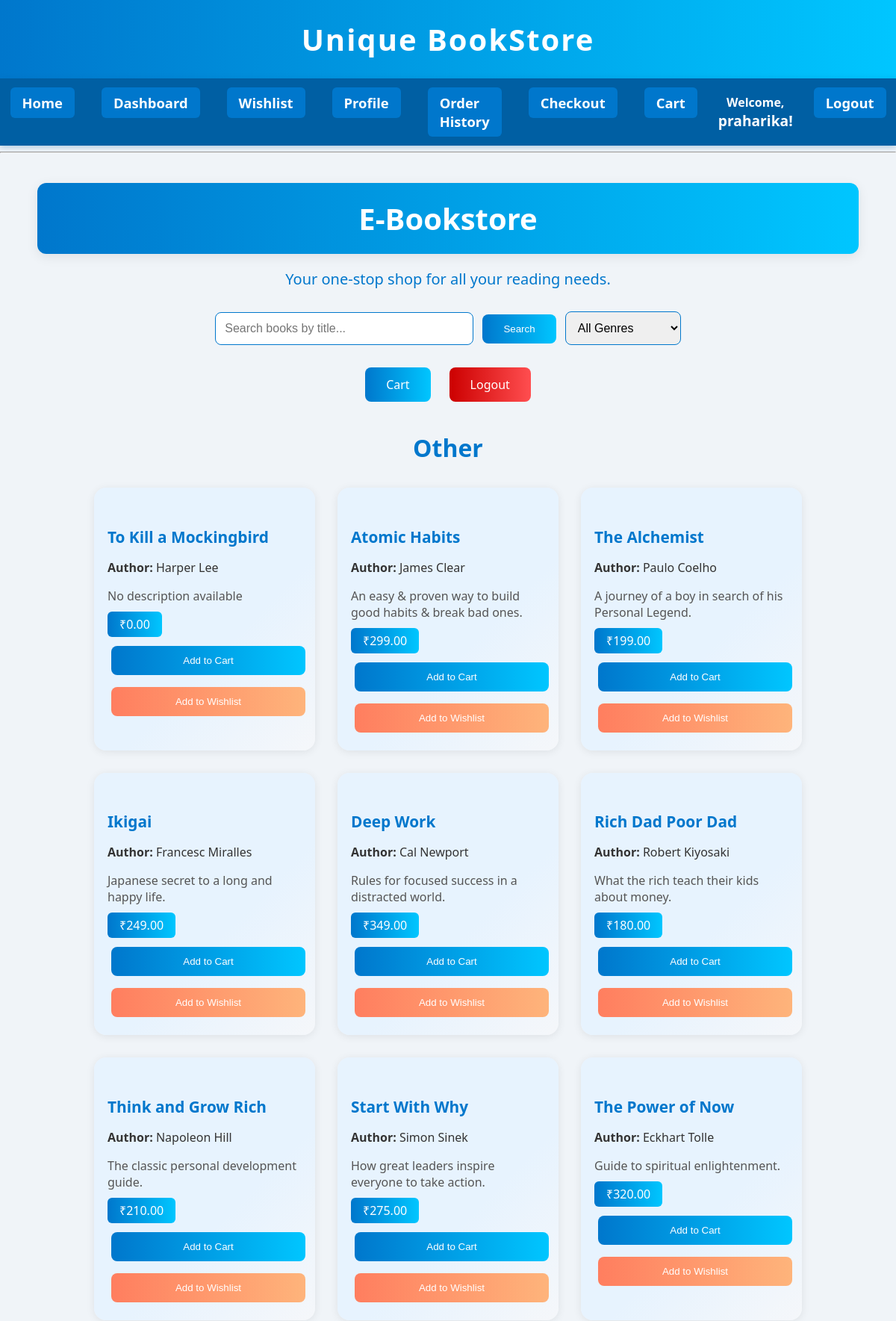
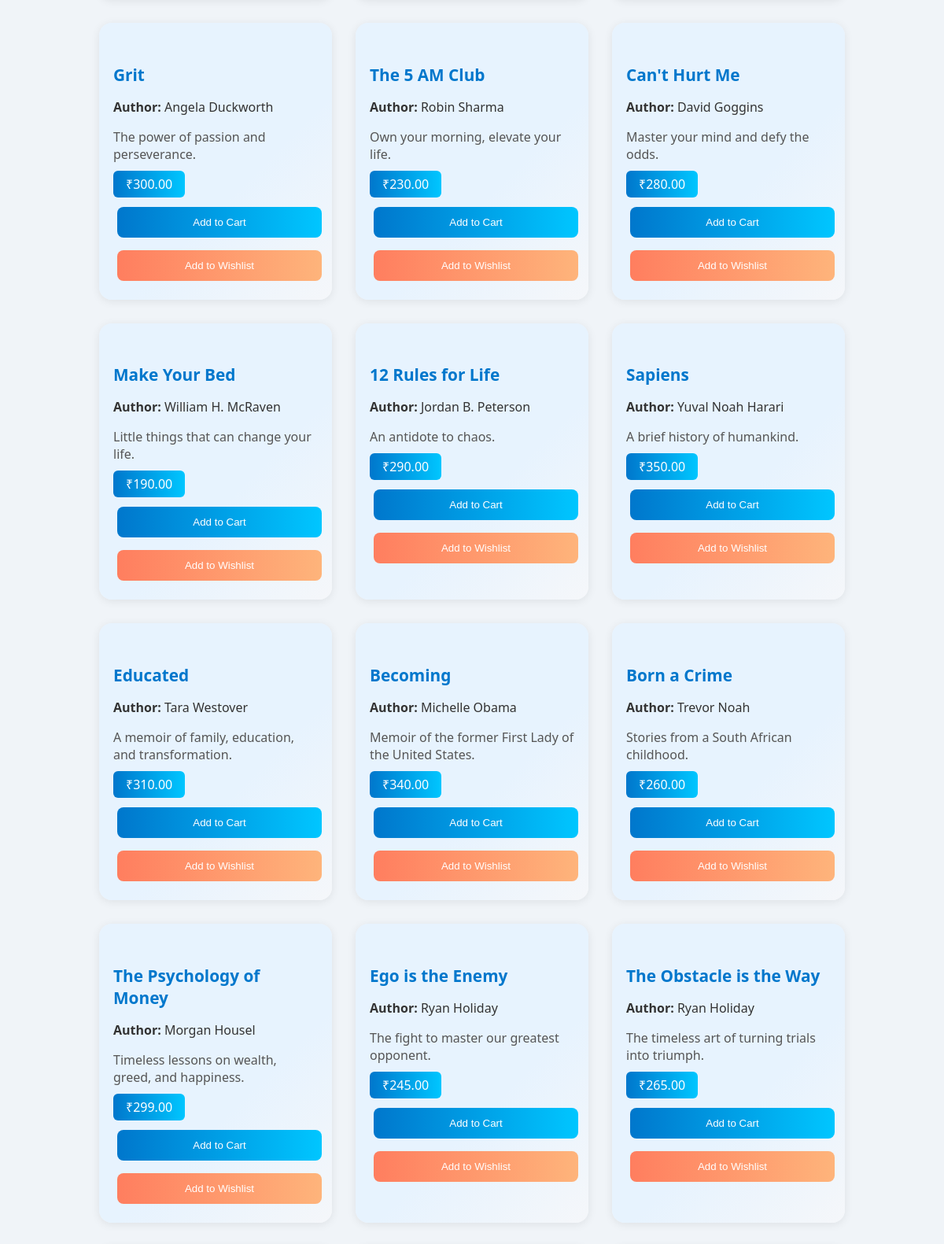
The page /dashboard/ (signed in, upper part) on the database its author committed (2 pictures, top to bottom).
### store/models.py (models this page shows, shortened)
class Book(models.Model):
    title = models.CharField(max_length=200)
    author = models.CharField(max_length=100)
    description = models.TextField(default="No description available")
    price = models.DecimalField(max_digits=8, decimal_places=2, default=0.00)
    cover_image = models.ImageField(upload_to='book_covers/', null=True, blank=True)
    genre = models.CharField(max_length=100, null=True, blank=True)
    stock = models.PositiveIntegerField(default=0)

### store/views.py (the view)
# urls.py: path('dashboard/', views.dashboard, name='dashboard'),
def dashboard(request):
    query = request.GET.get('q', '')
    genre_filter = request.GET.get('genre', '')
    books = Book.objects.all()
    if query:
        books = books.filter(title__icontains=query)
    if genre_filter:
        books = books.filter(genre__iexact=genre_filter)
    not_found = not books.exists()
    genres = Book.objects.values_list('genre', flat=True).distinct()
    books_by_genre = defaultdict(list)
    for book in books:
        genre = book.genre if book.genre else 'Other'
        books_by_genre[genre].append(book)
    return render(request, 'store/dashboard.html', {
        'books_by_genre': dict(books_by_genre),
        'query': query,
        'not_found': not_found,
        'genres': genres,
        'selected_genre': genre_filter
    })

### store/templates/store/dashboard.html (shortened to what this page needs)
{% extends "store/base.html" %}
{% block content %}
<div style="max-width: 1100px; margin: 40px auto; text-align: center;">
    <h1 style="font-size: 2.5rem; font-weight: bold; background: linear-gradient(90deg, #0077cc, #00c6ff); color: white; padding: 20px 0; border-radius: 12px; box-shadow: 0 4px 16px rgba(0,0,0,0.08); margin-bottom: 10px;">
        E-Bookstore
    </h1>
    <p style="font-size: 1.25rem; color: #0077cc; font-weight: 500; margin-bottom: 30px;">
        Your one-stop shop for all your reading needs.
    </p>
    <form method="get" style="margin-bottom: 30px;">
        <input type="text" name="q" value="{{ query }}" placeholder="Search books by title..."
            style="width: 320px; padding: 12px; border-radius: 8px; border: 1px solid #0077cc; font-size: 1rem; margin-right: 8px;">
        <button type="submit" style="padding: 12px 28px; background: linear-gradient(90deg, #0077cc, #00c6ff); color: white; border: none; border-radius: 8px; font-weight: 500; cursor: pointer;">
            Search
        </button>
        <select name="genre" onchange="this.form.submit()" style="padding: 12px; border-radius: 8px; border: 1px solid #0077cc; font-size: 1rem; margin-left: 8px;">
            <option value="">All Genres</option>
        </select>
    </form>
    <div style="display: flex; flex-wrap: wrap; justify-content: center; gap: 15px; margin-bottom: 30px;">
        {% if user.is_authenticated %}
            <a href="{% url 'cart' %}" class="custom-btn cart-btn">Cart</a>
            <a href="{% url 'logout' %}" class="custom-btn logout-btn">Logout</a>
        {% else %}
            <a href="{% url 'login' %}" class="custom-btn login-btn">Login</a>
            <a href="{% url 'register' %}" class="custom-btn register-btn">Register</a>
            <a href="{% url 'cart' %}" class="custom-btn cart-btn">Cart</a>
        {% endif %}
    </div>
    {% if not_found %}
        <p style="margin-top: 30px; color: #cc0000; font-size: 1.2rem;">Book not found.</p>
    {% elif books_by_genre %}
        {% for genre, books in books_by_genre.items %}
            <h3 style="margin-top: 40px; font-size: 2rem; color: #0077cc; font-weight: 600;">{{ genre }}</h3>
            <div style="display: flex; flex-wrap: wrap; justify-content: center; gap: 30px; margin-top: 10px; margin-bottom: 30px;">
                {% for book in books %}
                    <div style="background: linear-gradient(135deg, #e7f3fe 60%, #f5f7fa 100%); border-radius: 16px; box-shadow: 0 2px 12px rgba(0,0,0,0.08); width: 260px; padding: 24px 18px; text-align: left; transition: transform 0.2s, box-shadow 0.2s;"
                         onmouseover="this.style.transform='scale(1.04)';this.style.boxShadow='0 6px 24px #0077cc33'"
                         onmouseout="this.style.transform='scale(1)';this.style.boxShadow='0 2px 12px rgba(0,0,0,0.08)'">
                        <h4 style="margin-bottom: 8px; color: #0077cc; font-size: 1.3rem;">
                            <a href="{% url 'book_detail' book.id %}" style="color: #0077cc; text-decoration: none;">{{ book.title }}</a>
                        </h4>
                        <p style="margin-bottom: 6px; color: #333;"><strong>Author:</strong> {{ book.author }}</p>
                        <p style="margin-bottom: 10px; color: #555;">{{ book.description }}</p>
                        <span style="display: inline-block; background: linear-gradient(90deg, #0077cc, #00c6ff); color: white; padding: 6px 16px; border-radius: 6px; font-weight: 500;">&#8377;{{ book.price }}</span>
                        <form method="post" action="{% url 'add_to_cart' book.id %}" style="margin-top: 12px;">
                            <button type="submit" class="custom-btn cart-btn" style="width: 100%;">Add to Cart</button>
                        </form>
                        <form method="post" action="{% url 'add_to_wishlist' book.id %}" style="margin-top: 8px;">
                            <button type="submit" class="custom-btn wishlist-btn" style="width: 100%; background: linear-gradient(90deg, #ff7e5f, #feb47b);">Add to Wishlist</button>
                        </form>
                    </div>
                {% endfor %}
            </div>
        {% endfor %}
    {% else %}
        <p style="margin-top: 30px; color: #cc0000; font-size: 1.2rem;">No books available.</p>
    {% endif %}
</div>
{% endblock %}

### store/templates/store/base.html (shortened to what this page needs)
<!DOCTYPE html>
<html lang="en">
<head>
</head>
<body>
    <header>Unique BookStore</header>
    <nav>
        <ul>
            <li><a href="{% url 'home' %}" class="nav-btn">Home</a></li>
            {% if user.is_authenticated %}
                <li><a href="{% url 'dashboard' %}" class="nav-btn">Dashboard</a></li>
                <li><a href="{% url 'wishlist' %}" class="nav-btn">Wishlist</a></li>
                <li><a href="{% url 'profile' %}" class="nav-btn">Profile</a></li>
                <li><a href="{% url 'order_history' %}" class="nav-btn">Order History</a></li>
                <li><a href="{% url 'checkout' %}" class="nav-btn">Checkout</a></li>
                <li><a href="{% url 'cart' %}" class="nav-btn">Cart{% with request.session.cart|length as cart_count %}{% if cart_count > 0 %} ({{ cart_count }}){% endif %}{% endwith %}</a></li>
                <li style="display: flex; flex-direction: column; justify-content: center; align-items: center; color: white; font-weight: 600; font-size: 1rem; margin: 0 10px;">
                    <span>Welcome,</span>
                    <span style="font-size: 1.2rem; font-weight: 700;">{{ user.username }}!</span>
                </li>
                <li><a href="{% url 'logout' %}" class="nav-btn">Logout</a></li>
            {% else %}
                <li><a href="{% url 'login' %}" class="nav-btn">Login</a></li>
                <li><a href="{% url 'register' %}" class="nav-btn">Register</a></li>
                <li><a href="{% url 'cart' %}" class="nav-btn">Cart</a></li>
            {% endif %}
        </ul>
    </nav>
    <hr>
    {% block content %}
    {% endblock %}
</body>
</html>

### store/templates/store/base.html (style rules this page uses)
body { font-family: 'Segoe UI', Tahoma, Geneva, Verdana, sans-serif; margin: 0; padding: 0; background-color: #f0f4f8; color: #333; }
header { background: linear-gradient(90deg, #0077cc, #00c6ff); color: white; padding: 25px 0; text-align: center; font-size: 2.5em; font-weight: 700; letter-spacing: 2px; box-shadow: 0 4px 12px rgba(0, 118, 204, 0.4); }
nav { background-color: #005fa3; padding: 12px 0; box-shadow: 0 2px 8px rgba(0, 95, 163, 0.3); }
nav ul { list-style: none; margin: 0; padding: 0; display: flex; justify-content: center; }
nav ul li { margin: 0 18px; font-size: 1.15em; font-weight: 600; }
nav ul li a { color: white; text-decoration: none; padding: 8px 16px; border-radius: 6px; transition: background-color 0.3s ease, box-shadow 0.3s ease; box-shadow: inset 0 0 0 0 transparent; display: inline-block; }
.nav-btn { background-color: #0077cc; color: white !important; padding: 8px 16px; border-radius: 6px; font-weight: 600; text-decoration: none; transition: background-color 0.3s ease, box-shadow 0.3s ease; box-shadow: inset 0 0 0 0 transparent; display: inline-block; }

### store/templates/store/dashboard.html (style rules this page uses)
.custom-btn { padding: 12px 28px; color: white; text-decoration: none; border-radius: 8px; font-weight: 500; margin: 0 5px; transition: box-shadow 0.2s, background 0.2s; display: inline-block; border: none; cursor: pointer; }
.cart-btn { background: linear-gradient(90deg, #0077cc, #00c6ff); }
.logout-btn { background: linear-gradient(90deg, #cc0000, #ff4e50); }
.wishlist-btn { background: linear-gradient(90deg, #ff7e5f, #feb47b); color: white; border: none; padding: 12px 28px; border-radius: 8px; font-weight: 500; cursor: pointer; transition: box-shadow 0.2s, background 0.2s; width: 100%; margin-top: 8px; }

### rows shown on the page
Book: title "To Kill a Mockingbird", author "Harper Lee", description "No description available", price "0.00"
Book: title "Atomic Habits", author "James Clear", description "An easy & proven way to build good habits & break bad ones.", price "299.00"
Book: title "The Alchemist", author "Paulo Coelho", description "A journey of a boy in search of his Personal Legend.", price "199.00"
Book: title "Ikigai", author "Francesc Miralles", description "Japanese secret to a long and happy life.", price "249.00"
Book: title "Deep Work", author "Cal Newport", description "Rules for focused success in a distracted world.", price "349.00"
Book: title "Rich Dad Poor Dad", author "Robert Kiyosaki", description "What the rich teach their kids about money.", price "180.00"
Book: title "Think and Grow Rich", author "Napoleon Hill", description "The classic personal development guide.", price "210.00"
Book: title "Start With Why", author "Simon Sinek", description "How great leaders inspire everyone to take action.", price "275.00"
Book: title "The Power of Now", author "Eckhart Tolle", description "Guide to spiritual enlightenment.", price "320.00"
Book: title "Grit", author "Angela Duckworth", description "The power of passion and perseverance.", price "300.00"
Book: title "The 5 AM Club", author "Robin Sharma", description "Own your morning, elevate your life.", price "230.00"
Book: title "Can't Hurt Me", author "David Goggins", description "Master your mind and defy the odds.", price "280.00"
Book: title "Make Your Bed", author "William H. McRaven", description "Little things that can change your life.", price "190.00"
Book: title "12 Rules for Life", author "Jordan B. Peterson", description "An antidote to chaos.", price "290.00"
Book: title "Sapiens", author "Yuval Noah Harari", description "A brief history of humankind.", price "350.00"
Book: title "Educated", author "Tara Westover", description "A memoir of family, education, and transformation.", price "310.00"
Book: title "Becoming", author "Michelle Obama", description "Memoir of the former First Lady of the United States.", price "340.00"
Book: title "Born a Crime", author "Trevor Noah", description "Stories from a South African childhood.", price "260.00"
Book: title "The Psychology of Money", author "Morgan Housel", description "Timeless lessons on wealth, greed, and happiness.", price "299.00"
Book: title "Ego is the Enemy", author "Ryan Holiday", description "The fight to master our greatest opponent.", price "245.00"
Book: title "The Obstacle is the Way", author "Ryan Holiday", description "The timeless art of turning trials into triumph.", price "265.00"

### other values the page prints
{{ user.username }} "praharika"
{{ genre }} "Other"
